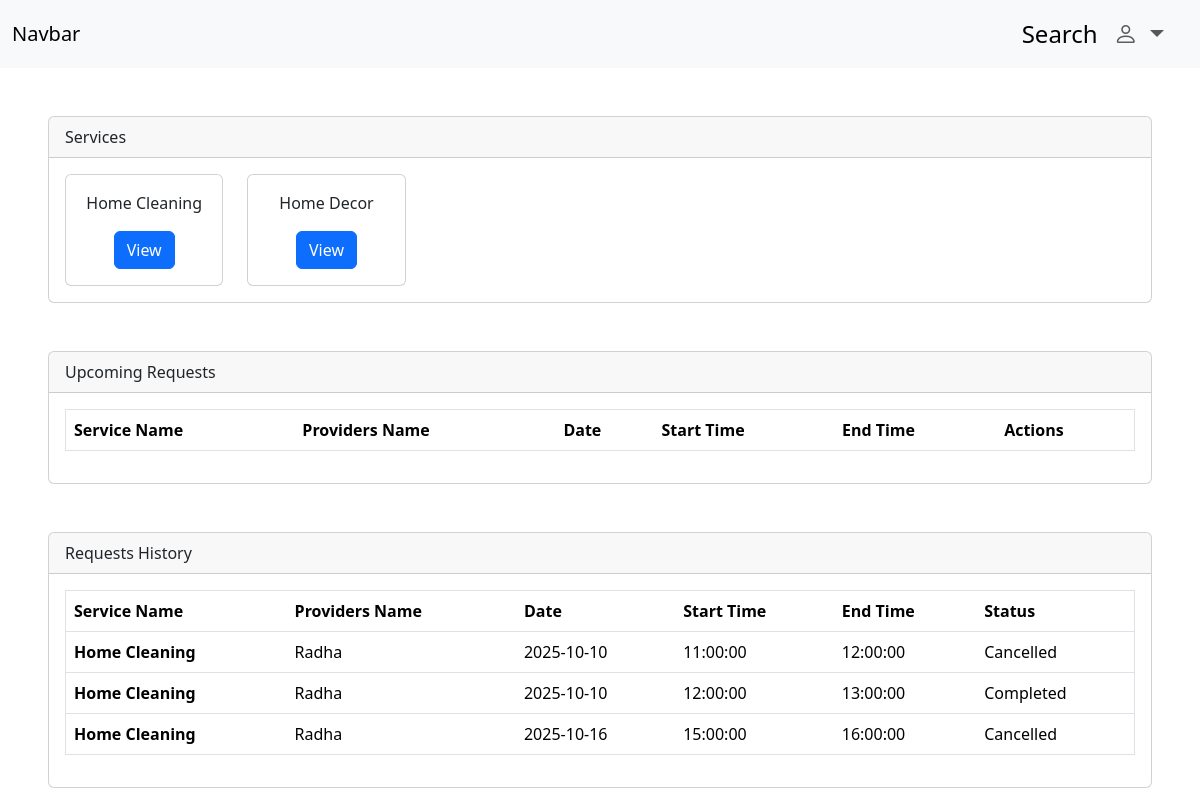
Page /dashboard/cust (signed in) on the committed database.
### backend/models.py (models this page shows, shortened)
class Services(db.Model):
    __tablename__="services"
    id=db.Column(db.Integer, primary_key=True, autoincrement= True)
    name=db.Column(db.String,unique=True)
    baseprice=db.Column(db.Integer)
    description=db.Column(db.String)
    Sproviders=db.relationship("ServiceProvider",backref="service", cascade="all, delete-orphan")

class Request(db.Model):
    __tablename__="request"
    r_id=db.Column(db.Integer, primary_key=True, autoincrement= True)
    sp_id=db.Column(db.Integer, db.ForeignKey("serviceprovider.id"),nullable=False)
    c_id=db.Column(db.Integer, db.ForeignKey("customer.id"),nullable=False)
    r_date=db.Column(db.Date)
    start_time=db.Column(db.Time)
    end_time=db.Column(db.Time)
    r_status=db.Column(db.String) # booked cancelled complete
    slot_id=db.Column(db.Integer,db.ForeignKey("providersavailability.id"),unique=True)

class ServiceProvider(db.Model,UserMixin):
    __tablename__='serviceprovider'
    id=db.Column(db.Integer, primary_key=True, autoincrement= True)
    name=db.Column(db.String,unique=True)
    address=db.Column(db.String)
    email=db.Column(db.String,unique=True)
    password=db.Column(db.String)
    exp=db.Column(db.Integer)
    phone=db.Column(db.String)
    city=db.Column(db.String)
    status=db.Column(db.String)
    servicename=db.Column(db.String,db.ForeignKey("services.name"))
    receive_request=db.relationship("Request",backref="servprovider",cascade="all, delete-orphan")
    avail_slots=db.relationship("ProvidersAvailability",backref="servprovider",cascade="all, delete-orphan")

### backend/routes.py (the view)
@app.route("/dashboard/cust")
@login_required
def dash_cust():
    if isinstance(current_user,Customer) and request.method=="GET":
        reqs=current_user.Sent_Request
        servobjs=db.session.query(Services).all()
        return render_template("customer/custdash.html",requests=reqs,services=servobjs)
    else:
        return "error"

### app.py (called while the page is built)
def create_app():
    app=Flask(__name__)
    app.config["SQLALCHEMY_DATABASE_URI"]="sqlite:///mydb.sqlite3"
    db.init_app(app)
    app.config["SECRET_KEY"]="mysecretkey"
    loginmanager=LoginManager(app)
    @loginmanager.user_loader
    def load_user(email):
        obj=db.session.query(ServiceProvider).filter_by(email=email).first() or db.session.query(Customer).filter_by(email=email).first() or db.session.query(Admin).filter_by(email=email).first()
        return obj
    app.app_context().push()
    return app

### templates/customer/custdash.html (shortened to what this page needs)
<!DOCTYPE html>
<html lang="en">
<head>
    <link href="https://cdn.jsdelivr.net/npm/bootstrap@5.3.8/dist/css/bootstrap.min.css" rel="stylesheet"
>
    <link rel="stylesheet" href="https://cdn.jsdelivr.net/npm/bootstrap-icons@1.13.1/font/bootstrap-icons.min.css">
</head>
<body>
    <nav class="navbar navbar-expand-lg bg-body-tertiary">
        <div class="container-fluid">
            <a class="navbar-brand" href="#">Navbar</a>
            <div class="collapse navbar-collapse " id="navbarSupportedContent">
                <ul class="navbar-nav ms-auto me-3 fs-4 mb-2 mb-lg-0 ">
                    <li class="nav-item">
                        <a class="nav-link active " aria-current="page" href="/search/cust">Search</a>
                    </li>
                    <li class="nav-item dropdown">
                        <a class="nav-link dropdown-toggle" href="#" role="button" data-bs-toggle="dropdown"
                            aria-expanded="false">
                            <i class="bi bi-person"></i>
                        </a>
                    </li>
                </ul>
            </div>
        </div>
    </nav>
    <div class="card ms-5 mt-5 me-5">
        <div class="card-header">Services</div>
        <div class="card-body">
            <div class="row">
                {% for s in services %}
                <div class="col-2">
                    <div class="card">
                        <div class="card-body text-center">
                            <p>{{s.name}}</p>
                            <a href="/service/{{s.name}}" class="btn btn-primary">View</a>
                        </div>
                    </div>
                </div>
                {% endfor %}
            </div>
        </div>
    </div>
    <div class="card mt-5 me-5 ms-5">
        <div class="card-header">
            Upcoming Requests
        </div>
        <div class="card-body">
            <table class="table border">
                <thead>
                    <tr>
                        <th scope="col">Service Name</th>
                        <th scope="col">Providers Name</th>
                        <th scope="col">Date</th>
                        <th scope="col">Start Time</th>
                        <th scope="col">End Time</th>
                        <th scope="col">Actions</th>
                    </tr>
                </thead>
            </table>
        </div>
    </div>
    <div class="card mt-5 me-5 ms-5">
        <div class="card-header">
            Requests History
        </div>
        <div class="card-body">
            <table class="table border">
                <thead>
                    <tr>
                        <th scope="col">Service Name</th>
                        <th scope="col">Providers Name</th>
                        <th scope="col">Date</th>
                        <th scope="col">Start Time</th>
                        <th scope="col">End Time</th>
                        <th scope="col">Status</th>
                    </tr>
                </thead>
                <tbody>
                    {% for req in requests %}
                    {% if req.r_status!='Booked' %}
                    <tr>
                        <th scope="row">{{req.servprovider.servicename}}</th>
                        <td>{{req.servprovider.name}}</td>
                        <td>{{req.r_date}}</td>
                        <td>{{req.start_time}}</td>
                        <td>{{req.end_time}}</td>
                        <td>{{req.r_status}}</td>
                    </tr>
                    {% endif %}
                    {% endfor %}
                </tbody>
            </table>
        </div>
    </div>
</body>
</html>

### rows in the picture
Services: name "Home Cleaning"
Services: name "Home Decor"
Request: servprovider.servicename "Home Cleaning", servprovider.name "Radha", r_date "2025-10-10", start_time "11:00:00", end_time "12:00:00", r_status "Cancelled"
Request: servprovider.servicename "Home Cleaning", servprovider.name "Radha", r_date "2025-10-10", start_time "12:00:00", end_time "13:00:00", r_status "Completed"
Request: servprovider.servicename "Home Cleaning", servprovider.name "Radha", r_date "2025-10-16", start_time "15:00:00", end_time "16:00:00", r_status "Cancelled"
